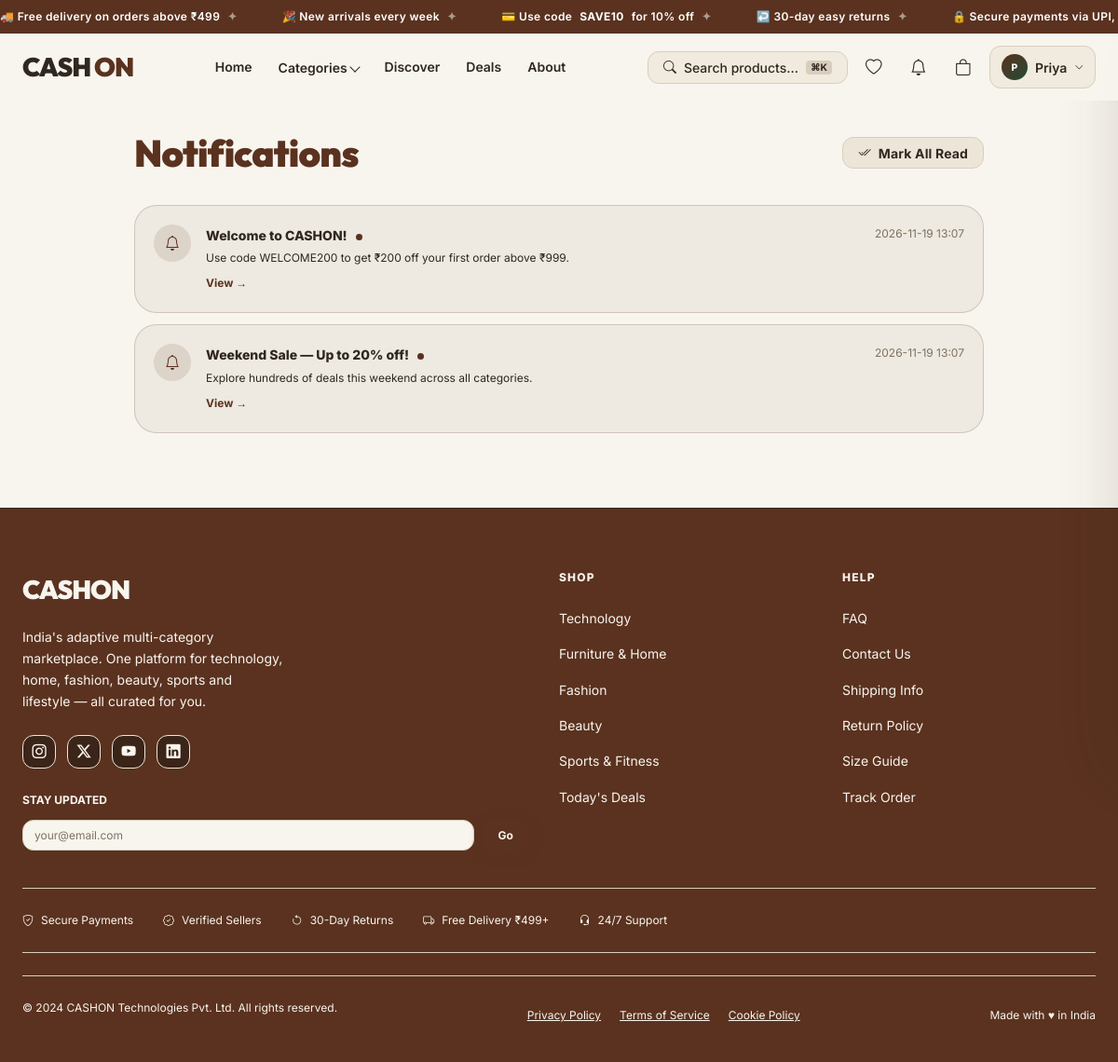
The page /account/notifications (signed in) on the database its author committed.
### tables this page shows
CREATE TABLE notifications (
    id          INTEGER PRIMARY KEY AUTOINCREMENT,
    user_id     INTEGER NOT NULL REFERENCES users(id) ON DELETE CASCADE,
    type        TEXT    NOT NULL,
    -- order_update | price_drop | promotion | wishlist_alert | system
    title       TEXT    NOT NULL,
    message     TEXT    NOT NULL,
    link        TEXT,
    is_read     INTEGER NOT NULL DEFAULT 0,
    created_at  TEXT    NOT NULL DEFAULT (datetime('now'))
);

### app/auth/routes.py (the view)
@auth_bp.route("/notifications")
@login_required
def notifications():
    db = get_db()
    db.execute(
        "UPDATE notifications SET is_read=1 WHERE user_id=?",
        (session["user_id"],)
    )
    db.commit()
    items = db.execute(
        """SELECT * FROM notifications WHERE user_id=?
           ORDER BY created_at DESC LIMIT 50""",
        (session["user_id"],)
    ).fetchall()
    return render_template("auth/notifications.html", notifications=[dict(n) for n in items])

### app/auth/helpers.py (called while the page is built)
def login_required(f):
    @wraps(f)
    def decorated(*args, **kwargs):
        if "user_id" not in session:
            flash("Please sign in to continue.", "warning")
            return redirect(url_for("auth.login", next=request.full_path))
        return f(*args, **kwargs)
    return decorated

### app/db.py (called while the page is built)
def get_db():
    if "db" not in g:
        g.db = sqlite3.connect(
            current_app.config["DATABASE"],
            detect_types=sqlite3.PARSE_DECLTYPES,
        )
        g.db.row_factory = sqlite3.Row      # named column access
        g.db.execute("PRAGMA foreign_keys = ON")  # enforce FK constraints
    return g.db

### app/templates/auth/notifications.html (shortened to what this page needs)
{% extends "base.html" %}
{% block content %}
<div style="padding-top:calc(var(--nav-h) + 36px + var(--sp-8));padding-bottom:var(--sp-20)">
<div class="container container--narrow">
  <div style="display:flex;justify-content:space-between;align-items:center;margin-bottom:var(--sp-8)">
    <h1 style="font-family:var(--font-display);font-size:var(--text-2xl);font-weight:900;color:var(--c-text-1)">
      Notifications
    </h1>
    <button onclick="readAll()" class="btn btn--ghost btn--sm" id="read-all-btn">
      <i class="bi bi-check2-all"></i> Mark All Read
    </button>
  </div>
  {% if notifications %}
  <div style="display:flex;flex-direction:column;gap:var(--sp-3)">
    {% for n in notifications %}
    {% set icons = {'order':'bi-bag-check','payment':'bi-credit-card','refund':'bi-arrow-counterclockwise','promo':'bi-tag','info':'bi-info-circle','system':'bi-gear'} %}
    <div style="
      display:flex;gap:var(--sp-4);padding:var(--sp-5);
      background:{{ 'var(--c-surface)' if n.is_read else 'rgba(90,50,31,.06)' }};
      border:1px solid {{ 'var(--c-border)' if n.is_read else 'rgba(90,50,31,.20)' }};
      border-radius:var(--r-xl);
      transition:all var(--dur-fast);
    " id="notif-{{ n.id }}">
      <div style="
        width:40px;height:40px;border-radius:50%;flex-shrink:0;
        background:{{ 'rgba(90,50,31,.12)' if not n.is_read else 'var(--c-surface-2)' }};
        display:flex;align-items:center;justify-content:center;
        color:{{ 'var(--c-primary)' if not n.is_read else 'var(--c-text-3)' }};
        font-size:1rem;
      ">
        <i class="bi {{ icons.get(n.type, 'bi-bell') }}"></i>
      </div>
      <div style="flex:1;min-width:0">
        <div style="display:flex;justify-content:space-between;align-items:flex-start;gap:var(--sp-3)">
          <p style="font-weight:{{ '800' if not n.is_read else '600' }};color:var(--c-text-1);margin:0;font-size:var(--text-sm)">
            {{ n.title }}
            {% if not n.is_read %}
            <span style="display:inline-block;width:7px;height:7px;border-radius:50%;background:var(--c-primary);margin-left:6px;vertical-align:middle"></span>
            {% endif %}
          </p>
          <span style="font-size:var(--text-xs);color:var(--c-text-3);flex-shrink:0">{{ n.created_at[:16] }}</span>
        </div>
        <p style="color:var(--c-text-2);font-size:var(--text-xs);margin:var(--sp-1) 0 0;line-height:1.5">{{ n.message }}</p>
        {% if n.link %}
        <a href="{{ n.link }}" style="font-size:var(--text-xs);color:var(--c-primary);margin-top:var(--sp-2);display:inline-block;font-weight:700">
          View →
        </a>
        {% endif %}
      </div>
    </div>
    {% endfor %}
  </div>
  {% else %}
  <div style="text-align:center;padding:var(--sp-20);color:var(--c-text-3)">
    <div style="font-size:4rem;margin-bottom:var(--sp-4)">🔔</div>
    <h2 style="color:var(--c-text-2);margin-bottom:var(--sp-3)">No notifications yet</h2>
    <p>We'll let you know about orders, deals and updates here.</p>
  </div>
  {% endif %}
</div>
</div>
{% endblock %}

### rows shown on the page
notifications: title "Welcome to CASHON!", is_read 0 (drawn), created_at "2026-11-19 13:07", message "Use code WELCOME200 to get ₹200 off your first order above ₹999."
notifications: title "Weekend Sale — Up to 20% off!", is_read 0 (drawn), created_at "2026-11-19 13:07", message "Explore hundreds of deals this weekend across all categories."

### other values the page prints
{{ session.name[0].upper() }} "P"
{{ session.name.split()[0] }} "Priya"
{{ label }} "Secure Payments" "Verified Sellers" "30-Day Returns" "Free Delivery ₹499+" "24/7 Support"
